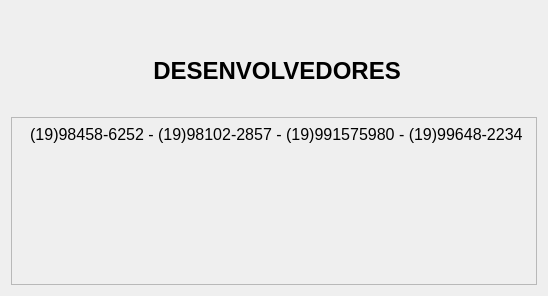
            <widget class="QWidget" name="pgContatos">
             <layout class="QVBoxLayout" name="verticalLayout_10">
              <item>
               <widget class="QLabel" name="label_7">
                <property name="minimumSize">
                 <size>
                  <width>0</width>
                  <height>100</height>
                 </size>
                </property>
                <property name="maximumSize">
                 <size>
                  <width>16777215</width>
                  <height>80</height>
                 </size>
                </property>
                <property name="text">
                 <string>&lt;!DOCTYPE HTML PUBLIC &quot;-//W3C//DTD HTML 4.0//EN&quot; &quot;http://www.w3.org/TR/REC-html40/strict.dtd&quot;&gt;
&lt;html&gt;&lt;head&gt;&lt;meta name=&quot;qrichtext&quot; content=&quot;1&quot; /&gt;&lt;style type=&quot;text/css&quot;&gt;
p, li { white-space: pre-wrap; }
&lt;/style&gt;&lt;/head&gt;&lt;body style=&quot; font-family:'MS Shell Dlg 2'; font-size:8pt; font-weight:400; font-style:normal;&quot;&gt;
&lt;p align=&quot;center&quot; style=&quot; margin-top:12px; margin-bottom:12px; margin-left:0px; margin-right:0px; -qt-block-indent:0; text-indent:0px;&quot;&gt;&lt;img src=&quot;:/icons/icons/Contato.png&quot; /&gt;  &lt;span style=&quot; font-size:18pt; font-weight:600;&quot;&gt;DESENVOLVEDORES&lt;/span&gt;&lt;/p&gt;&lt;/body&gt;&lt;/html&gt;</string>
                </property>
               </widget>
              </item>
              <item>
               <widget class="QFrame" name="frame_5">
                <property name="frameShape">
                 <enum>QFrame::StyledPanel</enum>
                </property>
                <property name="frameShadow">
                 <enum>QFrame::Raised</enum>
                </property>
                <layout class="QVBoxLayout" name="verticalLayout_12">
                 <item>
                  <widget class="QLabel" name="label_6">
                   <property name="text">
                    <string>&lt;!DOCTYPE HTML PUBLIC &quot;-//W3C//DTD HTML 4.0//EN&quot; &quot;http://www.w3.org/TR/REC-html40/strict.dtd&quot;&gt;
&lt;html&gt;&lt;head&gt;&lt;meta name=&quot;qrichtext&quot; content=&quot;1&quot; /&gt;&lt;style type=&quot;text/css&quot;&gt;
p, li { white-space: pre-wrap; }
&lt;/style&gt;&lt;/head&gt;&lt;body style=&quot; font-family:'MS Shell Dlg 2'; font-size:8pt; font-weight:400; font-style:normal;&quot;&gt;
&lt;p align=&quot;center&quot; style=&quot; margin-top:12px; margin-bottom:12px; margin-left:0px; margin-right:0px; -qt-block-indent:0; text-indent:0px;&quot;&gt;&lt;img src=&quot;:/icons/icons/whatsApp.png&quot; /&gt;   &lt;span style=&quot; font-size:18pt; vertical-align:super;&quot;&gt;(19)98458-6252 - (19)98102-2857 - (19)991575980 - (19)99648-2234 &lt;/span&gt;&lt;/p&gt;
&lt;p align=&quot;center&quot; style=&quot;-qt-paragraph-type:empty; margin-top:12px; margin-bottom:12px; margin-left:0px; margin-right:0px; -qt-block-indent:0; text-indent:0px; font-size:18pt; vertical-align:super;&quot;&gt;&lt;br /&gt;&lt;/p&gt;
&lt;p align=&quot;center&quot; style=&quot; margin-top:12px; margin-bottom:12px; margin-left:0px; margin-right:0px; -qt-block-indent:0; text-indent:0px;&quot;&gt;&lt;img src=&quot;:/icons/icons/grupo.png&quot; /&gt;&lt;span style=&quot; font-size:11pt;&quot;&gt;&lt;br /&gt;&lt;/span&gt;&lt;/p&gt;
&lt;p align=&quot;center&quot; style=&quot; margin-top:12px; margin-bottom:12px; margin-left:0px; margin-right:0px; -qt-block-indent:0; text-indent:0px;&quot;&gt;&lt;br /&gt;&lt;/p&gt;&lt;/body&gt;&lt;/html&gt;</string>
                   </property>
                  </widget>
                 </item>
                </layout>
               </widget>
              </item>
             </layout>
            </widget>
